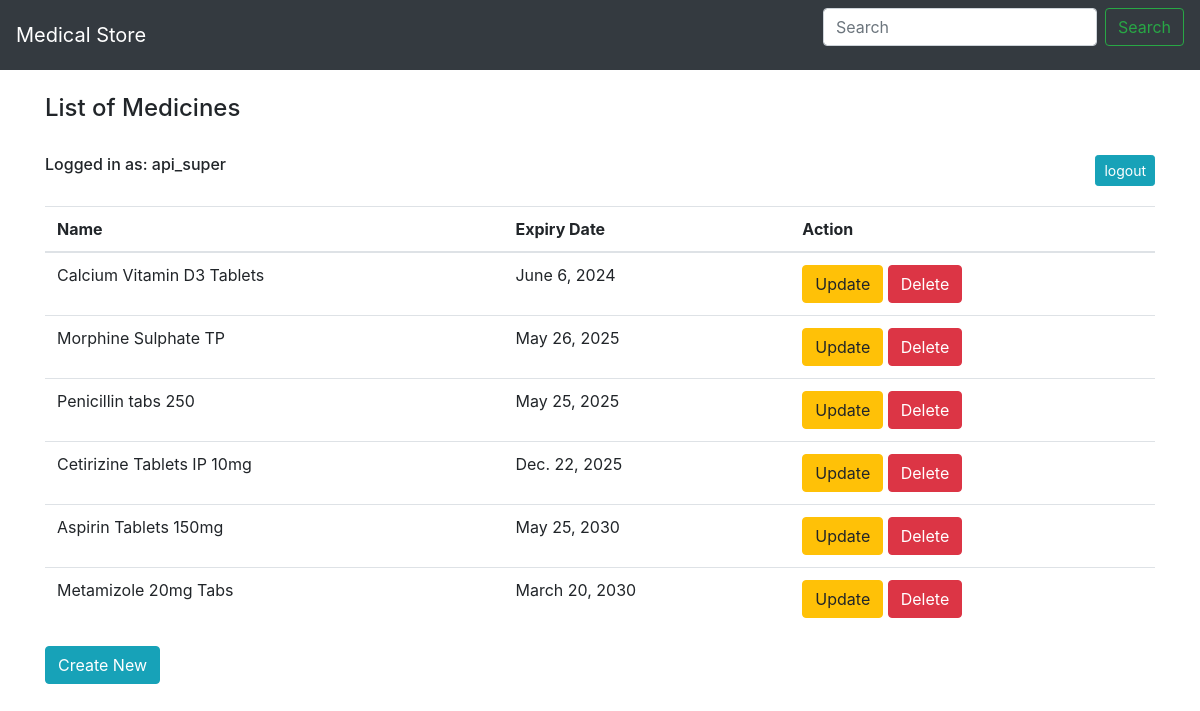
Screenshot of / (signed in) with the database file from the repository.
### crud_website/models.py (models this page shows, shortened)
class Medicine(models.Model):
   name = models.CharField(db_column='name', max_length=100, blank=False,null=True)
   expiry_date=models.DateField(null=True)

### crud_website/views.py (the view)
# urls.py: path('', views.List, name='list'),
@login_required
def List(request):
    if 'q' in request.GET:
        q=request.GET['q']
        meds=Medicine.objects.filter(name__icontains=q)
    else:
      meds= Medicine.objects.all()
    return render(request,"list.html",{'meds':meds})

### crud_website/templates/list.html
{% extends "base.html" %}
{% block content %}
<div class="container">
    <br><h4>List of Medicines</h4><br>
    <a type="button" class="btn btn-info btn-sm float-right " href="{% url 'logout' %}">logout</a>
     <div class=""><h6>Logged in as: {{user.username}}</h6></div>
    <table class="table table-hover">
        <br> <thead>
            <tr>
                <th scope="col">Name</th>
                <th scope="col">Expiry Date</th>
                <th scope="col">Action</th>
            </tr>
        </thead>
        <tbody>
            {% for med in meds %}
            <tr>
                <td>{{ med.name }}</td>
                <td>{{med.expiry_date}}</td>
                <td>
                    <a type="button" class="btn btn-warning" href="/update/{{ med.id }}">Update</a>
                    <a type="button" class="btn btn-danger" href="/delete/{{ med.id }}">Delete</a>
                </td>
            </tr>
            {% endfor %}
        </tbody>
    </table>
    <a type="button" class="btn btn-info" href="{% url 'create' %}">Create New</a>
</div>
{% endblock %}

### rows the page displays
Medicine: name "Calcium Vitamin D3 Tablets", expiry_date "June 6, 2024"
Medicine: name "Morphine Sulphate TP", expiry_date "May 26, 2025"
Medicine: name "Penicillin tabs 250", expiry_date "May 25, 2025"
Medicine: name "Cetirizine Tablets IP 10mg", expiry_date "Dec. 22, 2025"
Medicine: name "Aspirin Tablets 150mg", expiry_date "May 25, 2030"
Medicine: name "Metamizole 20mg Tabs", expiry_date "March 20, 2030"

### other values shown
{{ user.username }} "api_super"
